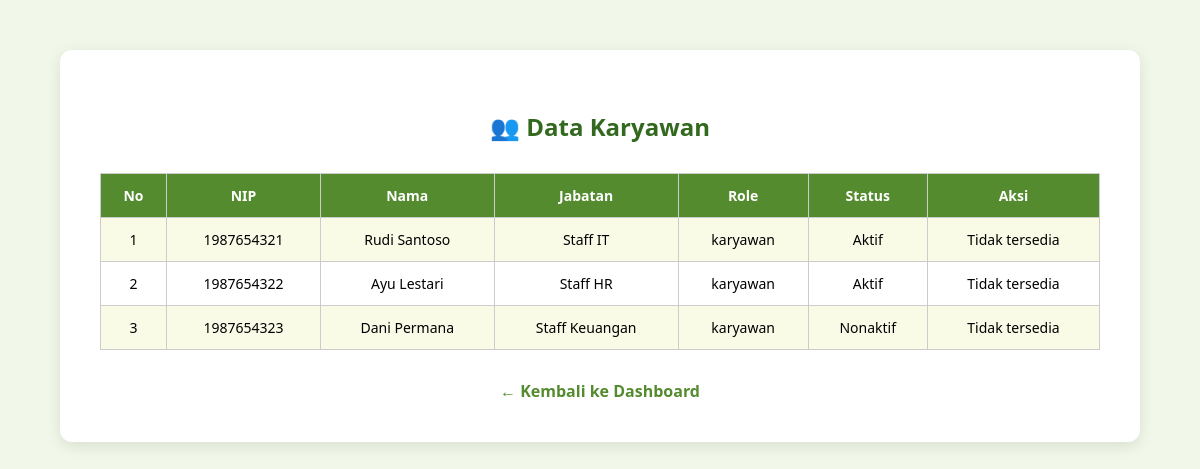
The app's page /data_karyawan.php (signed in) with its own data.
### tables this page shows
CREATE TABLE `data_karyawan` (
  `id_karyawan` int(11) NOT NULL,
  `nip` varchar(20) DEFAULT NULL,
  `nama` varchar(100) DEFAULT NULL,
  `jabatan` varchar(50) DEFAULT NULL,
  `password` varchar(255) DEFAULT NULL,
  `status` enum('aktif','nonaktif') DEFAULT NULL,
  `role` enum('karyawan') DEFAULT 'karyawan',
  `tanggal_masuk` date DEFAULT NULL,
  `tanggal_keluar` date DEFAULT NULL
);

### data_karyawan.php (the view, shortened to what this page needs)
<?php
include "koneksi.php";
$q = mysqli_query($conn, "SELECT nip, nama, jabatan, role, status FROM data_karyawan ORDER BY nip ASC");
?>
<!DOCTYPE html>
<html lang="id">
<head>
</head>
<body>
<div class="container">
    <h2>👥 Data Karyawan</h2>
    <table>
        <tr>
            <th>No</th>
            <th>NIP</th>
            <th>Nama</th>
            <th>Jabatan</th>
            <th>Role</th>
            <th>Status</th>
            <th>Aksi</th>
        </tr>
        <?php $no = 1; while ($d = mysqli_fetch_assoc($q)): ?>
            <tr>
                <td><?= $no++ ?></td>
                <td><?= $d['nip'] ?></td>
                <td><?= $d['nama'] ?></td>
                <td><?= $d['jabatan'] ?></td>
                <td><?= $d['role'] ?></td>
                <td><?= ucfirst($d['status']) ?></td>
                <td class="aksi">
                    <?php if ($_SESSION['role'] === 'admin'): ?>
                        <a href="?ubah_status=<?= $d['nip'] ?>" onclick="return confirm('Ubah status karyawan ini?')">Ubah Status</a> |
                        <a href="?hapus=<?= $d['nip'] ?>" onclick="return confirm('Yakin ingin menghapus?')">Hapus</a>
                    <?php else: ?>
                        Tidak tersedia
                    <?php endif; ?>
                </td>
            </tr>
        <?php endwhile; ?>
    </table>
    <div class="back">
        <a href="dashboard.php">← Kembali ke Dashboard</a>
    </div>
</div>
</body>
</html>

### data_karyawan.php (style rules this page uses)
body { background-color: #f1f8e9; font-family: 'Segoe UI', sans-serif; margin: 0; padding: 0; }
.container { max-width: 1000px; margin: 50px auto; background: white; padding: 40px; border-radius: 12px; box-shadow: 0 4px 15px rgba(0,0,0,0.1); }
h2 { text-align: center; color: #33691e; margin-bottom: 30px; }
table { width: 100%; border-collapse: collapse; margin-top: 20px; font-size: 14px; }
th, td { border: 1px solid #ccc; padding: 12px; text-align: center; }
th { background: #558b2f; color: white; }
tr:nth-child(even) { background: #f9fbe7; }
.back { margin-top: 30px; text-align: center; }
.back a { text-decoration: none; color: #558b2f; font-weight: bold; }

### records on screen
data_karyawan: nip "1987654321", nama "Rudi Santoso", jabatan "Staff IT", role "karyawan", status "Aktif"
data_karyawan: nip "1987654322", nama "Ayu Lestari", jabatan "Staff HR", role "karyawan", status "Aktif"
data_karyawan: nip "1987654323", nama "Dani Permana", jabatan "Staff Keuangan", role "karyawan", status "Nonaktif"
